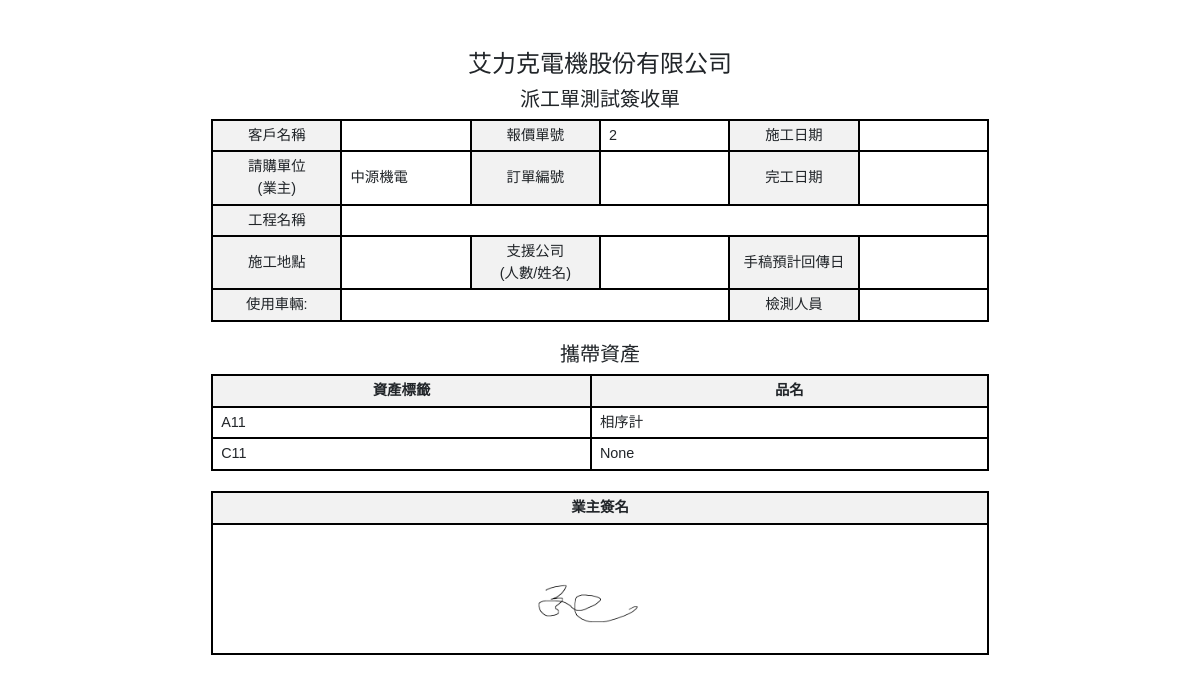
/project_employee_assign_View/12/, run on the app's committed database.
### Backend/models.py (models this page shows, shortened)
class ModifiedModel(models.Model):
    modified_by = models.ForeignKey("Employee", on_delete=models.SET_NULL, null=True, blank=True)
    created_date = models.DateField(default=timezone.now,verbose_name='建立日期')
    update_date = models.DateField(auto_now=True, verbose_name='更新日期')
    class Meta:
        abstract = True

class Project_Employee_Assign(ModifiedModel):
    project_job_assign= models.ForeignKey(Project_Job_Assign,on_delete=models.CASCADE,related_name='project_employee_assign',null=True, blank=True, verbose_name="工作派任計畫")
    construction_date = models.DateField(null=True, blank=True, verbose_name="施工日期")
    completion_date = models.DateField(null=True, blank=True, verbose_name="完工日期")
    is_completed = models.BooleanField(verbose_name='完工狀態',blank=True,default=False)
    inspector = models.ManyToManyField('Employee', related_name='employee_assign_work_employee', blank=True, verbose_name='檢測人員')
    manuscript_return_date = models.DateField(null=True, blank=True, verbose_name="手稿預計回傳日")
    lead_employee = models.ManyToManyField('Employee', related_name='employee_assign_lead_employee', blank=True, verbose_name='帶班主管')
    enterprise_signature = models.ImageField(upload_to="Employee_Assign_Signature",null=True, blank=True, verbose_name='業主簽名')
    carry_equipments = models.ManyToManyField('Equipment', related_name='carry_project', blank=True, verbose_name='攜帶資產')
    Approval =  models.ForeignKey(ApprovalModel, null=True, blank=True, on_delete=models.SET_NULL , related_name='Project_Employee_Assign_Approval')
    created_by = models.ForeignKey("Employee",related_name="Project_Employee_Assign_author", on_delete=models.SET_NULL, null=True, blank=True, verbose_name='建立人')
    class Meta:
        verbose_name = "派工單"   # 單數
        verbose_name_plural = verbose_name   #複數
        ordering = ['-id']

class Project_Job_Assign(ModifiedModel):
    project_confirmation= models.ForeignKey(Project_Confirmation,on_delete=models.CASCADE,related_name='project',null=True, blank=True, verbose_name="工程確認單")
    attendance_date =models.DateField(null=True, blank=True, verbose_name="出勤日期")
    work_method = models.BooleanField(null=True, blank=True, verbose_name="工作方式(是:出勤、否:文書)",default=True)
    work_employee = models.ManyToManyField('Employee', related_name='projects_work_employee', blank=True, verbose_name='工作人員')
    lead_employee = models.ManyToManyField('Employee', related_name='projects_lead_employee', blank=True, verbose_name="帶班人員")
    vehicle = models.CharField(max_length=100,null=True, blank=True, verbose_name='使用車輛')
    location = models.CharField(max_length=4,choices=LOCATION_CHOICES, null=True, blank=True, verbose_name="工作地點")
    remark = models.TextField(null=True, blank=True, verbose_name="備註")
    Approval =  models.ForeignKey(ApprovalModel, null=True, blank=True, on_delete=models.SET_NULL , related_name='Project_Job_Assign_Approval')
    created_by = models.ForeignKey("Employee",related_name="Project_Job_Assign_author", on_delete=models.SET_NULL, null=True, blank=True, verbose_name='建立人')
    class Meta:
        verbose_name = "工作派任計畫"   # 單數
        verbose_name_plural = verbose_name   #複數
        ordering = ['-id']

class Project_Confirmation(ModifiedModel):
    quotation =  models.ForeignKey("Quotation", null=True, blank=True,verbose_name="報價單號", on_delete=models.CASCADE )
    order_id = models.CharField(max_length=100, null=True, blank=True, verbose_name='訂單編號')
    c_a = models.CharField(max_length=100, null=True, blank=True, verbose_name='母案編號')
    requisition = models.ForeignKey('Requisition', on_delete=models.DO_NOTHING, null=True, blank=True, verbose_name='請購單位')
    turnover = models.CharField(max_length=10, null=True, blank=True, verbose_name='成交金額')
    is_completed = models.BooleanField(verbose_name='完工狀態',blank=True,default=False)
    completion_report_employee = models.ManyToManyField(Employee, related_name='projects_confirmation_report_employee', blank=True, verbose_name='完工回報人')
    completion_report_date = models.DateField(null=True, blank=True, verbose_name="完工回報日期")
    remark = models.TextField(null=True, blank=True, verbose_name="備註")
    attachment = models.FileField(upload_to="project_confirmation_reassignment_attachment", null=True, blank=True, verbose_name="完工重派附件")
    Approval =  models.ForeignKey(ApprovalModel, null=True, blank=True, on_delete=models.SET_NULL , related_name='project_confirmation_Approval')
    created_by = models.ForeignKey("Employee",related_name="Project_Confirmation_author", on_delete=models.SET_NULL, null=True, blank=True, verbose_name='建立人')
    class Meta:
        verbose_name = "工程確認單"   # 單數
        verbose_name_plural = verbose_name   #複數
        ordering = ['-id']

class Requisition(ModifiedModel):
    requisition_name = models.CharField(max_length=100, blank=True, null=True, verbose_name="請購單位")
    class Meta:
        verbose_name = "請購單位"
        verbose_name_plural = verbose_name
    def __str__(self):
        return self.requisition_name

class Equipment(ModifiedModel):
    TRANSMITTER_SIZE = (
        ('1', '大'),
        ('2', '小'),
    )
    equipment_id = models.CharField(max_length=100, blank=True, null=True, verbose_name="資產標籤")
    order_id = models.CharField(max_length=100, blank=True, null=True, verbose_name="序號")
    equipment_category = models.CharField(max_length=100, blank=True, null=True, verbose_name="資產種類別")
    equipment_type = models.CharField(max_length=100, blank=True, null=True, verbose_name="中類")
    equipment_name = models.CharField(max_length=100, blank=True, null=True, verbose_name="品名")
    product_model = models.CharField(max_length=100, blank=True, null=True, verbose_name="廠牌/型號")
    manufacturing_numbe = models.CharField(max_length=100, blank=True, null=True, verbose_name="製造序號")
    supplier = models.CharField(max_length=100, blank=True, null=True, verbose_name="供應商")
    invoice = models.CharField(max_length=100, blank=True, null=True, verbose_name="發票號碼")
    date_of_purchase = models.DateField(blank=True, null=True, verbose_name="購入日期")
    cost_including_tax = models.CharField(max_length=100,blank=True, null=True, verbose_name="購入成本(含稅)")
    buyer = models.CharField(max_length=100,blank=True, null=True, verbose_name="採購人")
    user = models.CharField(max_length=100,blank=True, null=True, verbose_name="使用人")
    custodian = models.CharField(max_length=100,blank=True, null=True, verbose_name="保管人")
    abnormal_condition = models.CharField(max_length=100,blank=True, null=True, verbose_name="異常狀態")
    abnormal_condition_description = models.CharField(max_length=100,blank=True, null=True, verbose_name="狀態說明")
    normal_or_abnormal = models.CharField(max_length=100,blank=True, null=True, verbose_name="正常/異常")
    abnormal_description = models.CharField(max_length=100,blank=True, null=True, verbose_name="異常說明")
    abnormal_img = models.ImageField(upload_to='equipment_abnormal_img/', blank=True, null=True, verbose_name="異常照片")
    buy_img = models.ImageField(upload_to='buy_img/', blank=True, null=True, verbose_name="買進照片")
    inventory = models.CharField(max_length=100, blank=True, null=True, verbose_name="盤點")
    produced_stickers = models.BooleanField(blank=True, default=True, verbose_name="需補產編貼紙")
    transmitter = models.CharField(max_length=1, choices=TRANSMITTER_SIZE, blank=True, null=True, verbose_name="發報器大小")
    storage_location = models.CharField(max_length=100, blank=True, null=True, verbose_name="庫存地點")
    detailed_location = models.CharField(max_length=100, blank=True, null=True, verbose_name="位置")
    warranty = models.CharField(max_length=100, blank=True, null=True, verbose_name="保固期")
    warranty_period = models.CharField(max_length=100, blank=True, null=True, verbose_name="保固期間")
    is_check = models.BooleanField(blank=True,default=True, verbose_name="校驗類別")
    latest_check_date = models.DateField(max_length=100, blank=True, null=True, verbose_name="最近一次校驗日")
    check_order_id = models.CharField(max_length=100, blank=True, null=True, verbose_name="校驗報告編碼")
    check_remark = models.CharField(max_length=100, blank=True, null=True, verbose_name="校驗註記")
    maintenance_status = models.CharField(max_length=100, blank=True, null=True, verbose_name="維修狀態")
    repair_date = models.DateField(blank=True, null=True, verbose_name="送修日")
    repair_finished_date = models.DateField(blank=True, null=True, verbose_name="完成日")
    number_of_repairs = models.CharField(max_length=100, blank=True, null=True, verbose_name="維修累計次數")
    accruing_amounts = models.CharField(max_length=100, blank=True, null=True, verbose_name="維修累計金額")
    class Meta:
        verbose_name = "固定資產管理"
        verbose_name_plural = verbose_name

### Frontend/views.py (the view)
# urls.py: path('project_employee_assign_View/<int:id>/', views.Project_employee_assign_View.as_view(), name='project_employee_assign_View'),
class Project_employee_assign_View(DetailView):
    model = Project_Employee_Assign
    template_name = 'pdf/Equipment_pdf.html'
    context_object_name = 'project_employee_assign'
    pk_url_kwarg = 'id'  # This is where the 'id' parameter is mapped

### Backend/context_processors.py (called while the page is built, shortened)
def approval_count(request):
    if  isinstance(request.user, AnonymousUser):
        return {'approval_count': 0}

def pass_test_func(request):
    pass_test_func = settings.PASS_TEST_FUNC
    return {"pass_test_func":pass_test_func}

def sys_messages(request):
    if  isinstance(request.user, AnonymousUser):
        return {'sys_messages': {}}

def client_list(request):
    clients = Client.objects.all()
    return {'clients': clients}

### Frontend/templates/pdf/Equipment_pdf.html (shortened to what this page needs)
<!DOCTYPE html>
<html>
<head>
    {% load static %}
<link rel="stylesheet" href="https://stackpath.bootstrapcdn.com/bootstrap/4.2.1/css/bootstrap.min.css"
integrity="sha384-GJzZqFGwb1QTTN6wy59ffF1BuGJpLSa9DkKMp0DgiMDm4iYMj70gZWKYbI706tWS">
</head>
<body id="download_pdf">
    <div class="main mx-2" style="margin-top: 50px;">
        <h4 class="text-center">艾力克電機股份有限公司</h4>
        <h5 class="text-center">派工單測試簽收單</h5>
        <div class="assignment-details">
            <table id="show">
                <tbody>
                    <tr>
                        <td class="chinese">客戶名稱</td>
                        <td>{{ project_employee_assign.project_job_assign.project_confirmation.client }}</td>
                        <td class="chinese">報價單號</td>
                        <td>{{ project_employee_assign.project_job_assign.project_confirmation.quotation_id }}</td>
                        <td class="chinese">施工日期</td>
                        <td>{{ project_employee_assign.construction_date|date:"Y/m/d" }}</td>
                    </tr>
                    <tr>
                        <td class="chinese">請購單位<br>(業主)</td>
                        <td>{{ project_employee_assign.project_job_assign.project_confirmation.requisition }}</td>
                        <td class="chinese">訂單編號</td>
                        <td >{{ project_employee_assign.order_number }}</td>
                        <td class="chinese">完工日期</td>
                        <td>{{ project_employee_assign.completion_date|date:"Y/m/d" }}</td>
                    </tr>
                    <tr>
                        <td class="chinese">工程名稱</td>
                        <td colspan="5">{{ project_employee_assign.project_job_assign.project_confirmation.project_name }}</td>
                    </tr>
                    <tr>
                        <td class="chinese">施工地點</td>
                        <td>{{ project_employee_assign.construction_location }}</td>
                        <td class="chinese">支援公司<br>(人數/姓名)</td>
                        <td>{{ project_employee_assign.support_company }}</td>
                        <td class="chinese">手稿預計回傳日</td>
                        <td>{{ project_employee_assign.manuscript_return_date|date:"Y/m/d" }}</td>
                    </tr>
                    <tr>
                        <td  class="chinese">使用車輛: </td>
                        <td colspan="3" >{{ project_employee_assign.vehicle }}</td>
                        <td  class="chinese">檢測人員</td>
                        <td colspan="3" >
                        </td>
                    </tr>
                </tbody>
            </table>
            <h5 class="text-center">攜帶資產</h5>
            <table class="equipment_table">
                <thead>
                    <th>資產標籤</th>
                    <th>品名</th>
                </thead>
                <tbody>
                    {% for equipment in project_employee_assign.carry_equipments.all %}
                    <tr>
                        <td>{{ equipment.equipment_id }}</td>
                        <td>{{ equipment.equipment_name }}</td>
                    </tr>
                    {% endfor %}
                </tbody>
            </table>
            <table class="signature_table">
                <thead>
                    <th>業主簽名</th>
                </thead>
                <tbody>
                    <td>
                        <div class="signature-box" style="height: 100px;">
                            {% if project_employee_assign.enterprise_signature %}
    <img src="{{ project_employee_assign.enterprise_signature.url }}" alt="企業簽名">
{% endif %}
                        </div>
                    </td>
                </tbody>
            </table>
        </div>
    </div>
</body>
</html>

### data on the page
Project_Employee_Assign: project_job_assign.project_confirmation.quotation_id "2", project_job_assign.project_confirmation.requisition "中源機電", enterprise_signature (picture)
Equipment: equipment_id "A11", equipment_name "相序計"
Equipment: equipment_id "C11", equipment_name "None"
